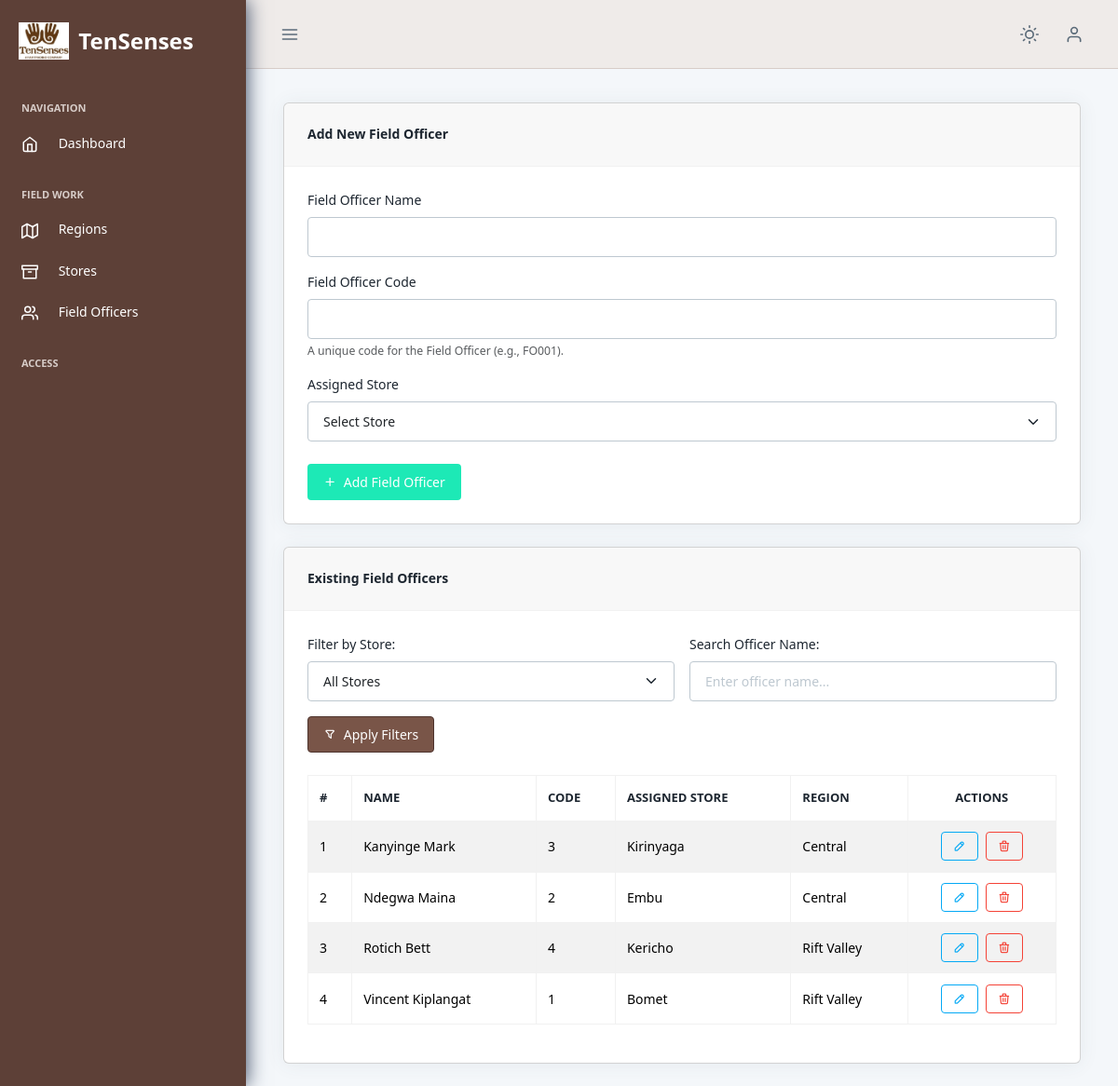
The app's page /inventory/field-officers/ (signed in) with its own data.
### inventory/models.py (models this page shows, shortened)
class FieldOfficer(models.Model):
    name = models.CharField(max_length=100, verbose_name="Field Officer Name")
    field_officer_code = models.CharField(  # This is now the CharField
        max_length=20,  # Ensure max_length matches the one set in Phase 1
        unique=True,  # It must be unique and non-nullable
        verbose_name="Field Officer Code",  # Revert to original verbose name
        help_text="A unique alphanumeric code for the Field Officer."  # Revert help text
    )
    store = models.ForeignKey(Store, on_delete=models.CASCADE, verbose_name="Store")
    class Meta:
        ordering = ['name']
        verbose_name = "Field Officer"
        verbose_name_plural = "Field Officers"

class Store(models.Model):
    name = models.CharField(max_length=100, verbose_name="Store Name")
    region = models.ForeignKey(Region, on_delete=models.CASCADE, verbose_name="Region")
    class Meta:
        constraints = [
            models.UniqueConstraint(fields=['name', 'region'], name='unique_store_name_region')
        ]
        verbose_name = "Store"
        verbose_name_plural = "Stores"
        ordering = ['name']  # Consistent ordering for Store objects
    def __str__(self):
        return f"{self.name} ({self.region.name})"

class Region(models.Model):
    name = models.CharField(max_length=100, unique=True, verbose_name="Region Name")
    region_code = models.IntegerField(unique=True, verbose_name="Region Code",
                                      help_text="A unique numerical code for the region (e.g., 1, 10, 100)")
    class Meta:
        ordering = ['name']
        verbose_name = "Region"
        verbose_name_plural = "Regions"

### inventory/views.py (the view, shortened to what this page needs)
# urls.py: path('field-officers/', views.create_field_officer, name='create_field_officer'),
@login_required
def create_field_officer(request):
    store_filter = request.GET.get('store_filter')
    search_query = request.GET.get('search')
    field_officers = FieldOfficer.objects.select_related('store').order_by('name')
    if search_query:
        field_officers = field_officers.filter(name__icontains=search_query)
    stores_for_filter = Store.objects.all().order_by('name')
    form = FieldOfficerForm()  # Form for new FO creation
    edit_id = request.GET.get('edit_id')  # ID for FO being edited
    edit_form = None  # Initialize edit_form
    return render(request, 'inventory/create_field_officer.html', {
        'form': form,  # Form for creating new
        'edit_form': edit_form,  # Form for editing existing (if edit_id present)
        'edit_id': edit_id,  # ID of FO being edited, for template logic
        'field_officers': field_officers,  # Filtered list of FOs for display
        'stores_for_filter': stores_for_filter,  # All stores for the filter dropdown
        'selected_store': store_filter,  # Pass selected store ID back to pre-select filter
        'search_query': search_query,  # Pass search query back to pre-fill search box
    })

### templates/inventory/create_field_officer.html (shortened to what this page needs)
{% extends 'base.html' %}
{% load static %}
{% block content %}
<div class="row">
    <div class="col-12">
        <div class="card mb-4">
            <div class="card-header">
                <h5 class="mb-0">{% if edit_id %}Edit Field Officer{% else %}Add New Field Officer{% endif %}</h5>
            </div>
            <div class="card-body">
                <form method="post">
                    {% if edit_id %}
                        <input type="hidden" name="fo_id" value="{{ edit_id }}">
                        <div class="mb-3">
                            <label for="{{ edit_form.name.id_for_label }}" class="form-label">{{ edit_form.name.label }}</label>
                            <input type="text" name="{{ edit_form.name.name }}" id="{{ edit_form.name.id_for_label }}"
                                   value="{{ edit_form.name.value|default_if_none:'' }}"
                                   class="form-control {% if edit_form.name.errors %}is-invalid{% endif %}" required>
                            {% if edit_form.name.errors %}
                                <div class="invalid-feedback d-block">
                                    {% for error in edit_form.name.errors %}{{ error }}{% endfor %}
                                </div>
                            {% endif %}
                        </div>
                        <div class="mb-3">
                            <label for="{{ edit_form.field_officer_code.id_for_label }}" class="form-label">Field Officer Code</label>
                            <input type="text" name="{{ edit_form.field_officer_code.name }}" id="{{ edit_form.field_officer_code.id_for_label }}"
                                   value="{{ edit_form.field_officer_code.value|default_if_none:'' }}"
                                   class="form-control {% if edit_form.field_officer_code.errors %}is-invalid{% endif %}" required>
                            {% if edit_form.field_officer_code.errors %}
                                <div class="invalid-feedback d-block">
                                    {% for error in edit_form.field_officer_code.errors %}{{ error }}{% endfor %}
                                </div>
                            {% else %}
                                <div class="form-text">A unique code for the Field Officer (e.g., FO001).</div>
                            {% endif %}
                        </div>
                        <div class="mb-3">
                            <label for="{{ edit_form.store.id_for_label }}" class="form-label">{{ edit_form.store.label }}</label>
                            <select name="{{ edit_form.store.name }}" id="{{ edit_form.store.id_for_label }}"
                                    class="form-select {% if edit_form.store.errors %}is-invalid{% endif %}" required>
                                {% for value, text in edit_form.store.field.choices %}
                                    <option value="{{ value }}" {% if edit_form.store.value == value %}selected{% endif %}>{{ text }}</option>
                                {% endfor %}
                            </select>
                            {% if edit_form.store.errors %}
                                <div class="invalid-feedback d-block">
                                    {% for error in edit_form.store.errors %}{{ error }}{% endfor %}
                                </div>
                            {% endif %}
                        </div>
                        <div class="d-flex mt-4">
                            <button type="submit" name="update_fo" class="btn btn-warning me-2">
                                <i class="ti ti-edit me-1"></i> Update Field Officer
                            </button>
                            <a href="{% url 'create_field_officer' %}{% if selected_store %}&store_filter={{ selected_store }}{% endif %}{% if search_query %}{% if selected_store %}&{% else %}?{% endif %}search={{ search_query }}{% endif %}" class="btn btn-secondary">
                                <i class="ti ti-x me-1"></i> Cancel
                            </a>
                        </div>
                    {% else %}
                        <div class="mb-3">
                            <label for="{{ form.name.id_for_label }}" class="form-label">{{ form.name.label }}</label>
                            <input type="text" name="{{ form.name.name }}" id="{{ form.name.id_for_label }}"
                                   value="{{ form.name.value|default_if_none:'' }}"
                                   class="form-control {% if form.name.errors %}is-invalid{% endif %}" required>
                        </div>
                        <div class="mb-3">
                            <label for="{{ form.field_officer_code.id_for_label }}" class="form-label">Field Officer Code</label>
                            <input type="text" name="{{ form.field_officer_code.name }}" id="{{ form.field_officer_code.id_for_label }}"
                                   value="{{ form.field_officer_code.value|default_if_none:'' }}"
                                   class="form-control {% if form.field_officer_code.errors %}is-invalid{% endif %}" required>
                            {% if form.field_officer_code.errors %}
                                <div class="invalid-feedback d-block">
                                    {% for error in form.field_officer_code.errors %}{{ error }}{% endfor %}
                                </div>
                            {% else %}
                                <div class="form-text">A unique code for the Field Officer (e.g., FO001).</div>
                            {% endif %}
                        </div>
                        <div class="mb-3">
                            <label for="{{ form.store.id_for_label }}" class="form-label">{{ form.store.label }}</label>
                            <select name="{{ form.store.name }}" id="{{ form.store.id_for_label }}"
                                    class="form-select {% if form.store.errors %}is-invalid{% endif %}" required>
                                <option value="">Select Store</option>
                            </select>
                        </div>
                        <div class="mt-4">
                            <button type="submit" name="save_fo" class="btn btn-success">
                                <i class="ti ti-plus me-1"></i> Add Field Officer
                            </button>
                        </div>
                    {% endif %}
                </form>
            </div>
        </div>
    </div>
    <div class="col-12">
        <div class="card">
            <div class="card-header">
                <h5 class="mb-0">Existing Field Officers</h5>
            </div>
            <div class="card-body">
                <form method="GET" class="mb-4">
                    <div class="row g-3 align-items-end">
                        <div class="col-md-6">
                            <label for="storeFilter" class="form-label">Filter by Store:</label>
                            <select class="form-select" id="storeFilter" name="store_filter">
                                <option value="">All Stores</option>
                            </select>
                        </div>
                        <div class="col-md-6">
                            <label for="searchFieldOfficer" class="form-label">Search Officer Name:</label>
                            <input type="text" class="form-control" id="searchFieldOfficer" name="search" placeholder="Enter officer name..." value="{{ search_query|default_if_none:'' }}">
                        </div>
                        <div class="col-12 d-flex justify-content-between align-items-center mt-3">
                            <button type="submit" class="btn btn-primary">
                                <i class="ti ti-filter me-1"></i> Apply Filters
                            </button>
                        </div>
                    </div>
                </form>
                <div class="table-responsive">
                    <table class="table table-bordered table-hover table-striped">
                        <thead>
                            <tr>
                                <th>#</th>
                                <th>Name</th>
                                <th>Code</th>
                                <th>Assigned Store</th>
                                <th>Region</th>
                                <th class="text-center">Actions</th>
                            </tr>
                        </thead>
                        <tbody>
                            {% for fo in field_officers %}
                            <tr>
                                <td>{{ forloop.counter }}</td>
                                <td>{{ fo.name }}</td>
                                <td>{{ fo.field_officer_code }}</td>
                                <td>{{ fo.store.name }}</td>
                                <td>{{ fo.store.region.name }}</td>
                                <td class="text-center">
                                    <a href="?edit_id={{ fo.id }}" class="btn btn-sm btn-outline-primary me-1" title="Edit">
                                        <i class="ti ti-pencil"></i>
                                    </a>
                                    <button type="button" class="btn btn-sm btn-outline-danger" title="Delete" data-bs-toggle="modal" data-bs-target="#deleteFOModal-{{ fo.id }}">
                                        <i class="ti ti-trash"></i>
                                    </button>
                                </td>
                            </tr>
                            {% empty %}
                            <tr>
                                <td colspan="6" class="text-center">No field officers found.</td>
                            </tr>
                            {% endfor %}
                        </tbody>
                    </table>
                </div>
            </div>
        </div>
    </div>
</div>
{% endblock %}

### records on screen
FieldOfficer: name "Kanyinge Mark", field_officer_code "3", store.name "Kirinyaga", store.region.name "Central"
FieldOfficer: name "Ndegwa Maina", field_officer_code "2", store.name "Embu", store.region.name "Central"
FieldOfficer: name "Rotich Bett", field_officer_code "4", store.name "Kericho", store.region.name "Rift Valley"
FieldOfficer: name "Vincent Kiplangat", field_officer_code "1", store.name "Bomet", store.region.name "Rift Valley"
